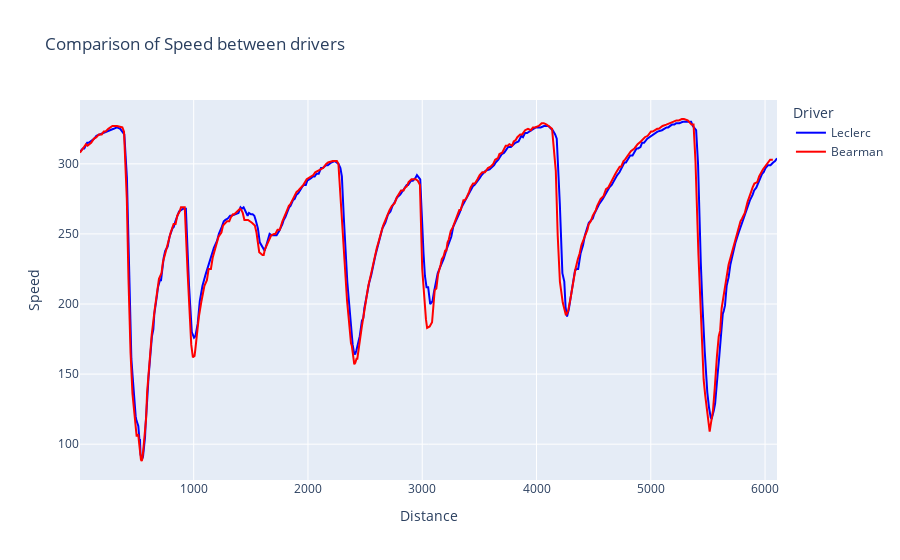

Notebook source saved alongside this figure:
### Code cell
plot_data_interactive([fastest_lec, fastest_bea], 'Distance', 'Speed', ['Leclerc', 'Bearman'])

### Figure 1 — Plotly figure (JSON) as saved in the notebook; plotly's stock layout.template omitted (floating-point values rounded to 4 significant figures; data arrays with more than 128 entries replaced by an {"elided": "..."} marker saying what was removed)
{"data": [{"line": {"color": "blue"}, "mode": "lines", "name": "Leclerc", "type": "scatter", "x": {"elided": "333 float values"}, "y": {"elided": "333 int values"}}, {"line": {"color": "red"}, "mode": "lines", "name": "Bearman", "type": "scatter", "x": {"elided": "337 float values"}, "y": {"elided": "337 int values"}}], "layout": {"hoverlabel": {"bgcolor": "white", "font": {"family": "Arial", "size": 12}}, "hovermode": "x unified", "legend": {"title": {"text": "Driver"}}, "showlegend": true, "title": {"text": "Comparison of Speed between drivers"}, "xaxis": {"title": {"text": "Distance"}}, "yaxis": {"title": {"text": "Speed"}}}}
